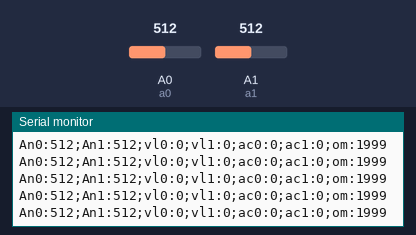
This sketch was run on a simulated Arduino Uno, built with avr-gcc and run on an emulated ATmega328P. On the bench: the last lines printed to the serial monitor. Inputs (shaded band) come from the test bench; at power-on: A0 (a0) = 512, A1 (a1) = 512.

Above: at 1.2 s.
1.3 s: A0 (a0) set to 11
At 1.9 s:
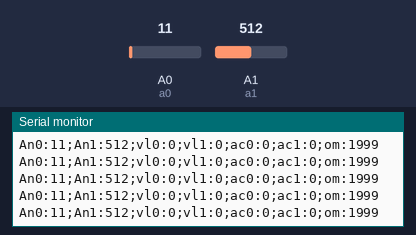
2.8 s: A0 (a0) set to 8
At 3.5 s:
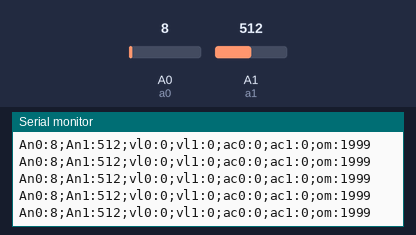
5.8 s: A1 (a1) set to 536
At 6.9 s:
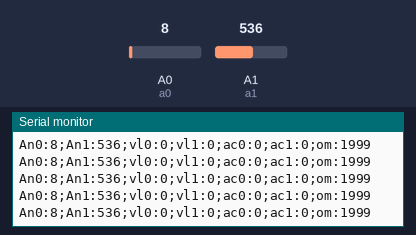
8.8 s: A1 (a1) set to 987
At 9.7 s:
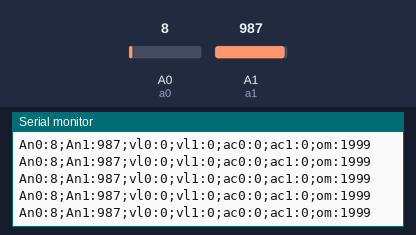
10.3 s: A1 (a1) set to 1018
At 11.0 s:
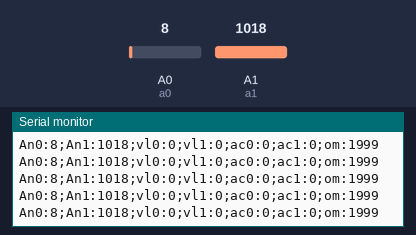
Timing chart, 0 to 12.8 s (numbered marks = the images above; inputs shaded):
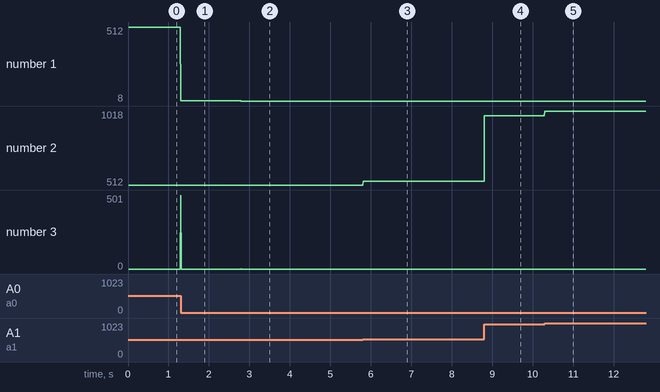

The sketch:

FSR_data.ino
```cpp
int a0 = A0;
int a1 = A1;
int valA0 = 0;
int valA1 = 0;
int pvalA0 = 0;
int pvalA1 = 0;
boolean readVelocity0 = false;
boolean readVelocity1 = false;
int ivelocity0 = 0;
int ivelocity1 = 0;
int velocity0 = 0;
int velocity1 = 0;
int pvelocity0 = 0;
int pvelocity1 = 0;
int accel0 = 0;
int accel1 = 0;

void setup(){
  Serial.begin(115200);
}

void loop(){

  valA0 = analogRead(a0);
  valA1 = analogRead(a1);

  velocity0 = abs(valA0-pvalA0);
  velocity1 = abs(valA1-pvalA1);

  accel0 = abs(velocity0-pvelocity0);
  accel1 = abs(velocity1-pvelocity1);

  Serial.print("An0:");
  Serial.print(valA0, DEC);
  Serial.print(";");
  Serial.print("An1:");
  Serial.print(valA1, DEC);
  Serial.print(";");
  Serial.print("vl0:");
  Serial.print(velocity0, DEC);
  Serial.print(";");
  Serial.print("vl1:");
  Serial.print(velocity1, DEC);
  Serial.print(";");
  Serial.print("ac0:");
  Serial.print(accel0, DEC);
  Serial.print(";");
  Serial.print("ac1:");
  Serial.print(accel1, DEC);
  Serial.print(";");


  //velocity
  //Multiple if statements to create a one-shot trigger
  if(!readVelocity0){
    if(valA0>0){
      readVelocity0 = true;
      // Serial.println("reading");
      ivelocity0 = valA0-pvalA0;
      // Serial.println(ivelocity0);
      Serial.print("iv0:");
      Serial.print(ivelocity0, DEC);
      Serial.print(";");
    }
  }
  if(readVelocity0){
    if(valA0==0){
      readVelocity0 = false;
      // Serial.println("not reading");
    }
  }

  if(!readVelocity1){
    if(valA1>0){
      readVelocity1 = true;
      // Serial.println("reading");
      ivelocity1 = valA1-pvalA1;
      //  Serial.println(ivelocity1);
      Serial.print("iv1:");
      Serial.print(ivelocity1, DEC);
      Serial.print(";");
    }
  }
  if(readVelocity1){
    if(valA1==0){
      readVelocity1 = false;
      // Serial.println("not reading");
    }
  }


  pvalA0 = valA0;
  pvalA1 = valA1;
  pvelocity0 = velocity0;
  pvelocity1 = velocity1;


  Serial.print("om:");
  Serial.println(1999, DEC);
  delay(10);

}
```

Measured:
- after the input at 1.3 s, the serial monitor: prints a new line at once (image 1)
- after the input at 2.8 s, the serial monitor: prints a new line at once (image 2)
- after the input at 5.8 s, the serial monitor: prints a new line at once (image 3)
- after the input at 8.8 s, the serial monitor: prints a new line at once (image 4)
- after the input at 10.3 s, the serial monitor: prints a new line at once (image 5)
- plotted number 1: 512 → 11 after the input at 1.3 s, 11 → 8 after the input at 2.8 s
- plotted number 2: 512 → 536 after the input at 5.8 s, 536 → 987 after the input at 8.8 s, 987 → 1018 after the input at 10.3 s
